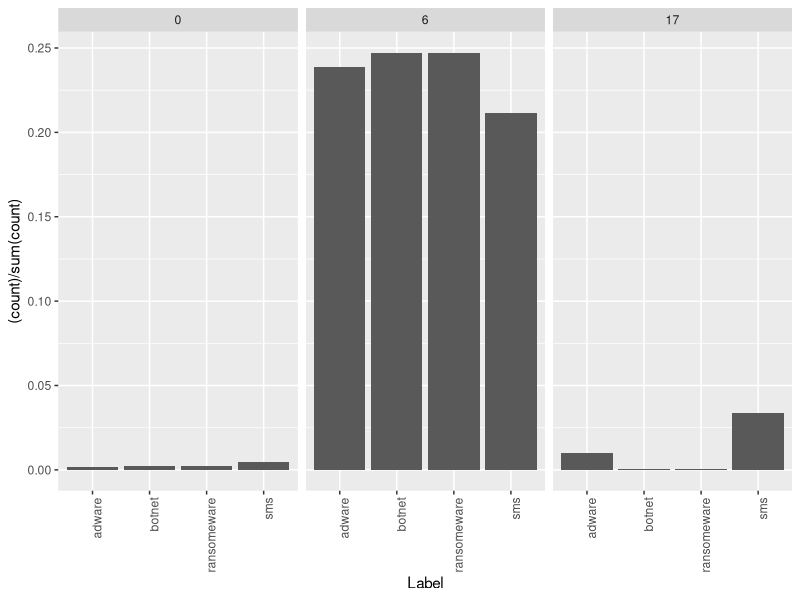
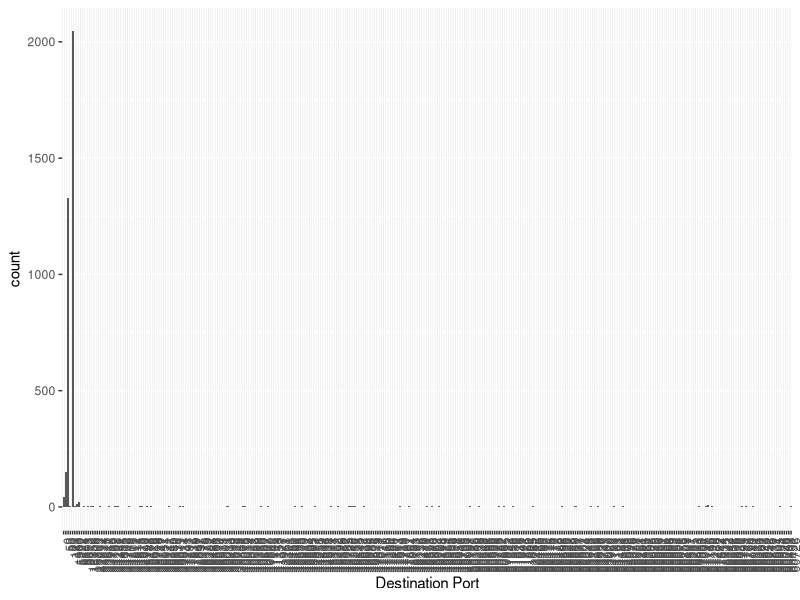

The R source for these figures, in order:
## ---- chunk 1
options(warn = -1)
library(tidyverse)
library(caret)
library(randomForest)
library(ranger) #RandomForest plus rapide
library(rpart)
library(pROC)
## ---- chunk 2
df <- read_csv("data/Attempt 8.csv")
## ---- chunk 3
df <- df %>% 
  mutate_at(c('Destination IP', 'Protocol', 'Label'), funs(factor))
## ---- chunk 4
ggplot(df) + 
  aes(x = Label) + geom_bar(aes(y = (..count..)/sum(..count..))) + 
  facet_grid(.~Protocol) +
  theme(axis.text.x=element_text(angle=90, hjust=1))
## ---- chunk 5
length(unique(df$`Destination Port`))
## ---- chunk 6
ip_split <- function(ip){
    ipMain <- paste(str_split(ip, "\\.")[[1]][1], str_split(ip, "\\.")[[1]][2], sep = ".")
    return(ipMain)
}

## ---- chunk 7
df %>%
select(IP = `Destination IP`) %>% rowwise() %>% mutate(sub_label = paste(str_split(`IP`, "\\.")[[1]][1], str_split(`IP`, "\\.")[[1]][2], sep = "."))
## ---- chunk 8
df  %>% 
group_by(`Destination IP`) %>% 
summarise(n = n()) %>% 
top_n(20)
## ---- chunk 9
df  %>% 
group_by(`Source Port`) %>% 
summarise(n = n()) %>% 
top_n(10)
## ---- chunk 10
df  %>% 
group_by(`Destination Port`) %>% 
summarise(n = n()) %>% 
top_n(10)
## ---- chunk 11
ggplot(df %>% mutate(`Destination Port` = as.factor(`Destination Port`))) +
  aes(x = `Destination Port`) + geom_bar() + #facet_grid(.~Label) +
  theme(axis.text.x=element_text(angle=90, hjust=1))
